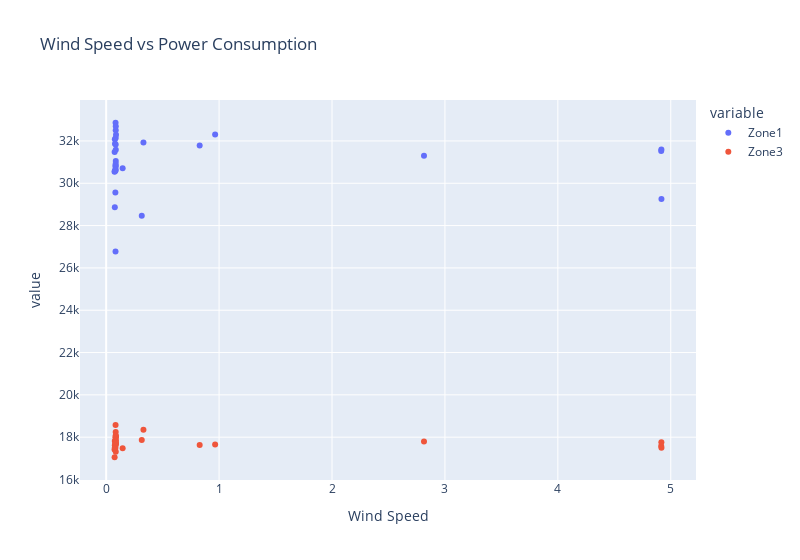

Here is the notebook cell this chart was saved with:
### Code cell
# Scatterplot of Power consumption vs Wind Speed
px.scatter(dfd_sel, x='Wind Speed', y=zones, 
            hover_data={'Wind Speed':':.2f', 'value':':.2f'},
            width=800, title='Wind Speed vs Power Consumption')

### Figure 1 — Plotly figure (JSON) as saved in the notebook; plotly's stock layout.template omitted (floating-point values rounded to 4 significant figures)
{"data": [{"hovertemplate": "variable=Zone1<br>Wind Speed=%{x:.2f}<br>value=%{y:.2f}<extra></extra>", "legendgroup": "Zone1", "marker": {"color": "#636efa", "symbol": "circle"}, "mode": "markers", "name": "Zone1", "orientation": "v", "showlegend": true, "type": "scatter", "x": [0.3151, 0.07656, 0.07672, 0.08242, 0.0839, 0.146, 0.08293, 0.08131, 0.07417, 0.07829, 0.08499, 0.07681, 0.07468, 0.0829, 0.08276, 0.08178, 0.08416, 0.08309, 0.08431, 0.828, 0.3301, 0.08417, 0.08452, 0.08525, 0.9648, 0.08496, 0.08701, 2.815, 4.918, 4.915, 4.917], "xaxis": "x", "y": [28470.0, 28870.0, 30560.0, 30690.0, 30800.0, 30710.0, 30610.0, 29560.0, 30540.0, 31860.0, 31060.0, 32080.0, 31480.0, 30830.0, 26770.0, 30590.0, 31830.0, 32860.0, 32140.0, 31780.0, 31930.0, 30920.0, 32510.0, 31580.0, 32300.0, 32690.0, 32300.0, 31300.0, 29260.0, 31520.0, 31590.0], "yaxis": "y"}, {"hovertemplate": "variable=Zone3<br>Wind Speed=%{x:.2f}<br>value=%{y:.2f}<extra></extra>", "legendgroup": "Zone3", "marker": {"color": "#EF553B", "symbol": "circle"}, "mode": "markers", "name": "Zone3", "orientation": "v", "showlegend": true, "type": "scatter", "x": [0.3151, 0.07656, 0.07672, 0.08242, 0.0839, 0.146, 0.08293, 0.08131, 0.07417, 0.07829, 0.08499, 0.07681, 0.07468, 0.0829, 0.08276, 0.08178, 0.08416, 0.08309, 0.08431, 0.828, 0.3301, 0.08417, 0.08452, 0.08525, 0.9648, 0.08496, 0.08701, 2.815, 4.918, 4.915, 4.917], "xaxis": "x", "y": [17870.0, 17820.0, 17620.0, 17670.0, 17660.0, 17480.0, 17990.0, 17810.0, 17420.0, 17430.0, 17310.0, 17510.0, 17050.0, 17720.0, 17620.0, 17510.0, 17850.0, 18570.0, 18240.0, 17630.0, 18350.0, 17850.0, 18080.0, 18000.0, 17660.0, 18060.0, 17720.0, 17790.0, 17500.0, 17580.0, 17760.0], "yaxis": "y"}], "layout": {"legend": {"title": {"text": "variable"}, "tracegroupgap": 0}, "title": {"text": "Wind Speed vs Power Consumption"}, "width": 800, "xaxis": {"anchor": "y", "domain": [0, 1], "title": {"text": "Wind Speed"}}, "yaxis": {"anchor": "x", "domain": [0, 1], "title": {"text": "value"}}}}
